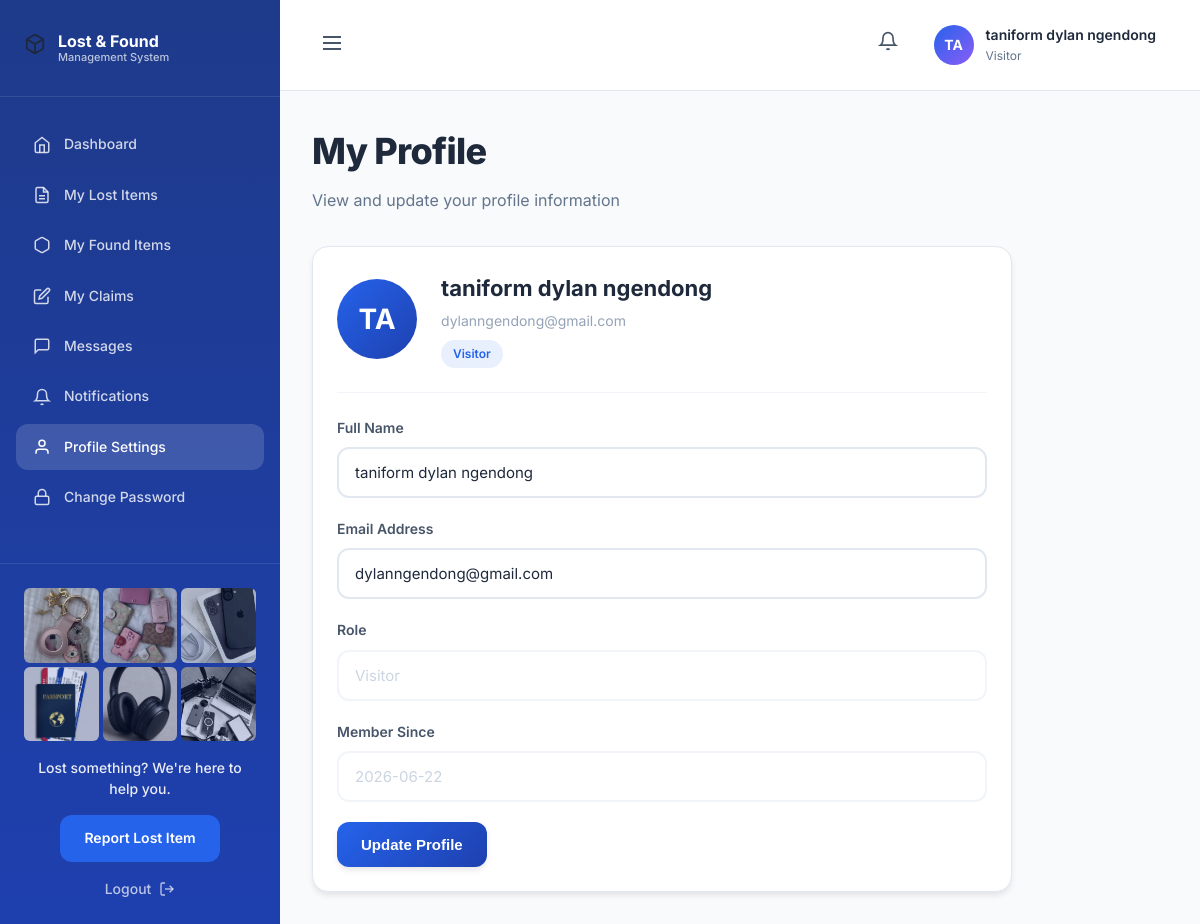
Page /user/profile (signed in) on the committed database.
### tables this page shows
CREATE TABLE users (
        id INTEGER PRIMARY KEY AUTOINCREMENT,
        name TEXT NOT NULL,
        email TEXT NOT NULL UNIQUE,
        password TEXT NOT NULL,
        role TEXT NOT NULL DEFAULT "Student",
        created_at TEXT NOT NULL DEFAULT CURRENT_TIMESTAMP
    );

### app.py (the view)
@app.route('/user/profile')
@login_required
def user_profile():
    conn = get_db_connection()
    user = conn.execute('SELECT * FROM users WHERE id = ?', (session['user_id'],)).fetchone()
    conn.close()
    return render_template('user/profile.html', user=user)

### app.py (called while the page is built)
@app.context_processor
def inject_unread_messages():
    unread_messages = 0
    if 'user_id' in session:
        conn = get_db_connection()
        if session.get('role') == 'Admin':
            unread_messages = conn.execute('''
                SELECT COUNT(*) as count FROM messages
                WHERE receiver_id = ? AND is_read = 0
            ''', (session['user_id'],)).fetchone()['count']
        else:
            admin = conn.execute('SELECT * FROM users WHERE role = ?', ('Admin',)).fetchone()
            if admin:
                unread_messages = conn.execute('''
                    SELECT COUNT(*) as count FROM messages
                    WHERE receiver_id = ? AND sender_id = ? AND is_read = 0
                ''', (session['user_id'], admin['id'])).fetchone()['count']
        conn.close()
    return dict(unread_messages=unread_messages)

def get_db_connection():
    conn = sqlite3.connect('database/lostfound.db')
    conn.row_factory = sqlite3.Row
    return conn

def login_required(f):
    @wraps(f)
    def decorated_function(*args, **kwargs):
        if 'user_id' not in session:
            return redirect(url_for('login'))
        return f(*args, **kwargs)
    return decorated_function

### templates/user/profile.html (shortened to what this page needs)
{% extends "user/base.html" %}
{% block content %}
<div class="welcome-section">
    <h1>My Profile</h1>
    <p>View and update your profile information</p>
</div>
<div class="dashboard-panel" style="max-width: 700px;">
    <div style="display:flex;align-items:center;gap:24px;padding-bottom:24px;border-bottom:1px solid var(--gray-200);margin-bottom:24px;">
        <div style="width:80px;height:80px;border-radius:50%;background:linear-gradient(135deg,var(--primary),var(--primary-dark));display:flex;align-items:center;justify-content:center;color:white;font-size:28px;font-weight:700;flex-shrink:0;">
            {{ user.name[:2].upper() }}
        </div>
        <div>
            <h2 style="margin:0 0 4px 0;font-size:22px;color:var(--gray-900);">{{ user.name }}</h2>
            <p style="margin:0 0 8px 0;font-size:14px;color:var(--gray-500);">{{ user.email }}</p>
            <span style="display:inline-block;padding:4px 12px;border-radius:20px;font-size:12px;font-weight:600;background:rgba(37,99,235,0.1);color:var(--primary);">{{ user.role }}</span>
        </div>
    </div>
    <form method="POST" action="{{ url_for('user_profile_update') }}" style="display:flex;flex-direction:column;gap:20px;">
        <div style="display:flex;flex-direction:column;gap:8px;">
            <label style="font-size:14px;font-weight:600;color:var(--gray-700);">Full Name</label>
            <input type="text" name="name" value="{{ user.name }}" required style="padding:14px 16px;border:2px solid var(--gray-300);border-radius:12px;font-size:15px;font-family:inherit;color:var(--gray-900);outline:none;transition:border-color 0.2s;" onfocus="this.style.borderColor='var(--primary)'" onblur="this.style.borderColor='var(--gray-300)'">
        </div>
        <div style="display:flex;flex-direction:column;gap:8px;">
            <label style="font-size:14px;font-weight:600;color:var(--gray-700);">Email Address</label>
            <input type="email" name="email" value="{{ user.email }}" required style="padding:14px 16px;border:2px solid var(--gray-300);border-radius:12px;font-size:15px;font-family:inherit;color:var(--gray-900);outline:none;transition:border-color 0.2s;" onfocus="this.style.borderColor='var(--primary)'" onblur="this.style.borderColor='var(--gray-300)'">
        </div>
        <div style="display:flex;flex-direction:column;gap:8px;">
            <label style="font-size:14px;font-weight:600;color:var(--gray-700);">Role</label>
            <input type="text" value="{{ user.role }}" disabled style="padding:14px 16px;border:2px solid var(--gray-200);border-radius:12px;font-size:15px;font-family:inherit;color:var(--gray-400);background:var(--gray-50);">
        </div>
        <div style="display:flex;flex-direction:column;gap:8px;">
            <label style="font-size:14px;font-weight:600;color:var(--gray-700);">Member Since</label>
            <input type="text" value="{{ user.created_at[:10] if user.created_at else 'N/A' }}" disabled style="padding:14px 16px;border:2px solid var(--gray-200);border-radius:12px;font-size:15px;font-family:inherit;color:var(--gray-400);background:var(--gray-50);">
        </div>
        <button type="submit" style="padding:14px 24px;border:none;border-radius:12px;font-size:15px;font-weight:700;color:white;background:linear-gradient(135deg,var(--primary),var(--primary-dark));cursor:pointer;transition:all 0.3s;box-shadow:var(--shadow);align-self:flex-start;" onmouseover="this.style.transform='translateY(-2px)'" onmouseout="this.style.transform='none'">Update Profile</button>
    </form>
</div>
{% endblock %}

### templates/user/base.html (shortened to what this page needs)
<!DOCTYPE html>
<html lang="en">
<head>
    <link rel="stylesheet" href="{{ url_for('static', filename='css/user-dashboard.css') }}">
</head>
<body>
    <div class="user-dashboard">
        <aside class="user-sidebar">
            <div class="sidebar-header">
                <div class="sidebar-logo-box">
                </div>
                <div class="sidebar-brand">
                    <span class="brand-title">Lost & Found</span>
                    <span class="brand-subtitle">Management System</span>
                </div>
            </div>
            <nav class="sidebar-nav">
                <a href="{{ url_for('user_dashboard') }}" class="nav-item {% if request.endpoint == 'user_dashboard' %}active{% endif %}">
                    <span class="nav-icon">
                        <svg width="18" height="18" viewBox="0 0 24 24" fill="none" stroke="currentColor" stroke-width="2"><path d="M3 9l9-7 9 7v11a2 2 0 0 1-2 2H5a2 2 0 0 1-2-2z"/><polyline points="9 22 9 12 15 12 15 22"/></svg>
                    </span>
                    <span class="nav-text">Dashboard</span>
                </a>
                <a href="{{ url_for('user_my_items') }}" class="nav-item {% if request.endpoint == 'user_my_items' %}active{% endif %}">
                    <span class="nav-icon">
                        <svg width="18" height="18" viewBox="0 0 24 24" fill="none" stroke="currentColor" stroke-width="2"><path d="M14 2H6a2 2 0 0 0-2 2v16a2 2 0 0 0 2 2h12a2 2 0 0 0 2-2V8z"/><polyline points="14 2 14 8 20 8"/><line x1="16" y1="13" x2="8" y2="13"/><line x1="16" y1="17" x2="8" y2="17"/></svg>
                    </span>
                    <span class="nav-text">My Lost Items</span>
                </a>
                <a href="{{ url_for('user_my_found_items') }}" class="nav-item {% if request.endpoint == 'user_my_found_items' %}active{% endif %}">
                    <span class="nav-icon">
                        <svg width="18" height="18" viewBox="0 0 24 24" fill="none" stroke="currentColor" stroke-width="2"><path d="M21 16V8a2 2 0 0 0-1-1.73l-7-4a2 2 0 0 0-2 0l-7 4A2 2 0 0 0 3 8v8a2 2 0 0 0 1 1.73l7 4a2 2 0 0 0 2 0l7-4A2 2 0 0 0 21 16z"/></svg>
                    </span>
                    <span class="nav-text">My Found Items</span>
                </a>
                <a href="{{ url_for('user_my_claims') }}" class="nav-item {% if request.endpoint == 'user_my_claims' %}active{% endif %}">
                    <span class="nav-icon">
                        <svg width="18" height="18" viewBox="0 0 24 24" fill="none" stroke="currentColor" stroke-width="2"><path d="M11 4H4a2 2 0 0 0-2 2v14a2 2 0 0 0 2 2h14a2 2 0 0 0 2-2v-7"/><path d="M18.5 2.5a2.121 2.121 0 0 1 3 3L12 15l-4 1 1-4 9.5-9.5z"/></svg>
                    </span>
                    <span class="nav-text">My Claims</span>
                </a>
                <a href="{{ url_for('user_messages') }}" class="nav-item {% if request.endpoint == 'user_messages' %}active{% endif %}">
                    <span class="nav-icon">
                        <svg width="18" height="18" viewBox="0 0 24 24" fill="none" stroke="currentColor" stroke-width="2"><path d="M21 15a2 2 0 0 1-2 2H7l-4 4V5a2 2 0 0 1 2-2h14a2 2 0 0 1 2 2z"/></svg>
                    </span>
                    <span class="nav-text">Messages</span>
                </a>
                <a href="{{ url_for('user_notifications') }}" class="nav-item {% if request.endpoint == 'user_notifications' %}active{% endif %}">
                    <span class="nav-icon">
                        <svg width="18" height="18" viewBox="0 0 24 24" fill="none" stroke="currentColor" stroke-width="2"><path d="M18 8A6 6 0 0 0 6 8c0 7-3 9-3 9h18s-3-2-3-9"/><path d="M13.73 21a2 2 0 0 1-3.46 0"/></svg>
                    </span>
                    <span class="nav-text">Notifications</span>
                </a>
                <a href="{{ url_for('user_profile') }}" class="nav-item {% if request.endpoint == 'user_profile' %}active{% endif %}">
                    <span class="nav-icon">
                        <svg width="18" height="18" viewBox="0 0 24 24" fill="none" stroke="currentColor" stroke-width="2"><path d="M20 21v-2a4 4 0 0 0-4-4H8a4 4 0 0 0-4 4v2"/><circle cx="12" cy="7" r="4"/></svg>
                    </span>
                    <span class="nav-text">Profile Settings</span>
                </a>
                <a href="{{ url_for('user_change_password') }}" class="nav-item {% if request.endpoint == 'user_change_password' %}active{% endif %}">
                    <span class="nav-icon">
                        <svg width="18" height="18" viewBox="0 0 24 24" fill="none" stroke="currentColor" stroke-width="2"><rect x="3" y="11" width="18" height="11" rx="2" ry="2"/><path d="M7 11V7a5 5 0 0 1 10 0v4"/></svg>
                    </span>
                    <span class="nav-text">Change Password</span>
                </a>
            </nav>
            <div class="sidebar-footer">
                <div class="sidebar-illustration">
                    <div class="sidebar-image-collage">
                        <img src="{{ url_for('static', filename='images/keys.jpg') }}" alt="Keys" class="sidebar-img sidebar-img-1">
                        <img src="{{ url_for('static', filename='images/wallets.jpg') }}" alt="Wallets" class="sidebar-img sidebar-img-2">
                        <img src="{{ url_for('static', filename='images/phone.jpg') }}" alt="Phones" class="sidebar-img sidebar-img-3">
                        <img src="{{ url_for('static', filename='images/passport.jpg') }}" alt="Documents" class="sidebar-img sidebar-img-4">
                        <img src="{{ url_for('static', filename='images/headphones.jpg') }}" alt="Electronics" class="sidebar-img sidebar-img-5">
                        <img src="{{ url_for('static', filename='images/computers.jpg') }}" alt="Computers" class="sidebar-img sidebar-img-6">
                    </div>
                </div>
                <p class="sidebar-tagline">Lost something? We're here to help you.</p>
                <a href="{{ url_for('report') }}" class="sidebar-btn">Report Lost Item</a>
                <a href="{{ url_for('logout') }}" class="sidebar-logout">
                    <span>Logout</span>
                    <svg width="16" height="16" viewBox="0 0 24 24" fill="none" stroke="currentColor" stroke-width="2">
                        <path d="M9 21H5a2 2 0 0 1-2-2V5a2 2 0 0 1 2-2h4"/>
                        <polyline points="16 17 21 12 16 7"/>
                        <line x1="21" y1="12" x2="9" y2="12"/>
                    </svg>
                </a>
            </div>
        </aside>
        <div class="user-main">
            <header class="user-header">
                <button class="menu-toggle">
                    <svg width="24" height="24" viewBox="0 0 24 24" fill="none" stroke="currentColor" stroke-width="2">
                        <line x1="3" y1="12" x2="21" y2="12"/>
                        <line x1="3" y1="6" x2="21" y2="6"/>
                        <line x1="3" y1="18" x2="21" y2="18"/>
                    </svg>
                </button>
                <div class="header-right">
                    <a href="{{ url_for('user_notifications') }}" class="notification-btn">
                        <svg width="20" height="20" viewBox="0 0 24 24" fill="none" stroke="currentColor" stroke-width="2">
                            <path d="M18 8A6 6 0 0 0 6 8c0 7-3 9-3 9h18s-3-2-3-9"/>
                            <path d="M13.73 21a2 2 0 0 1-3.46 0"/>
                        </svg>
                    </a>
                    <div class="user-profile">
                        <div class="profile-avatar">
                            {{ session.get('name', 'JD')[:2].upper() }}
                        </div>
                        <div class="profile-info">
                            <span class="profile-name">{{ session.get('name', 'John Doe') }}</span>
                            <span class="profile-role">{{ session.get('role', 'Student') }}</span>
                        </div>
                    </div>
                </div>
            </header>
            <main class="user-content">
                {% block content %}{% endblock %}
            </main>
        </div>
    </div>
</body>
</html>

### rows in the picture
users: get "taniform dylan ngendong", get "Visitor", name "TA", name "taniform dylan ngendong", email "dylanngendong@gmail.com", role "Visitor", created_at "2026-06-22"

### other values in the picture
{{ session.get('name', 'JD')[:2].upper() }} "TA"
